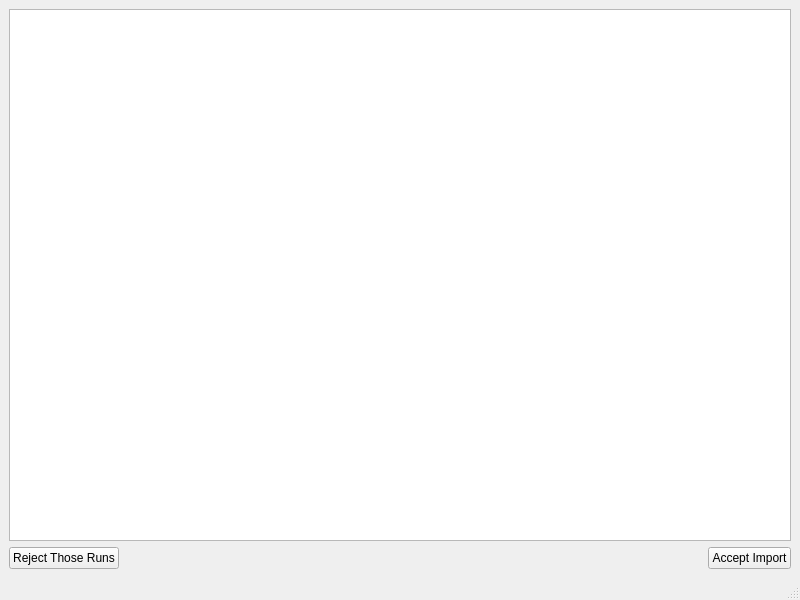
<?xml version="1.0" encoding="UTF-8"?>
<ui version="4.0">
 <class>MainWindow</class>
 <widget class="QMainWindow" name="MainWindow">
  <property name="windowModality">
   <enum>Qt::WindowModal</enum>
  </property>
  <property name="geometry">
   <rect>
    <x>0</x>
    <y>0</y>
    <width>800</width>
    <height>600</height>
   </rect>
  </property>
  <property name="windowTitle">
   <string>Conflicts Solver</string>
  </property>
  <widget class="QWidget" name="centralwidget">
   <layout class="QVBoxLayout" name="verticalLayout">
    <item>
     <widget class="QTableWidget" name="tableWidget"/>
    </item>
    <item>
     <layout class="QHBoxLayout" name="horizontalLayout">
      <item>
       <widget class="QPushButton" name="reject">
        <property name="text">
         <string>Reject Those Runs</string>
        </property>
       </widget>
      </item>
      <item>
       <spacer name="horizontalSpacer">
        <property name="orientation">
         <enum>Qt::Horizontal</enum>
        </property>
        <property name="sizeHint" stdset="0">
         <size>
          <width>40</width>
          <height>20</height>
         </size>
        </property>
       </spacer>
      </item>
      <item>
       <widget class="QPushButton" name="accept">
        <property name="text">
         <string>Accept Import</string>
        </property>
       </widget>
      </item>
     </layout>
    </item>
   </layout>
  </widget>
  <widget class="QMenuBar" name="menubar">
   <property name="geometry">
    <rect>
     <x>0</x>
     <y>0</y>
     <width>800</width>
     <height>22</height>
    </rect>
   </property>
  </widget>
  <widget class="QStatusBar" name="statusbar"/>
 </widget>
 <resources/>
 <connections/>
</ui>
